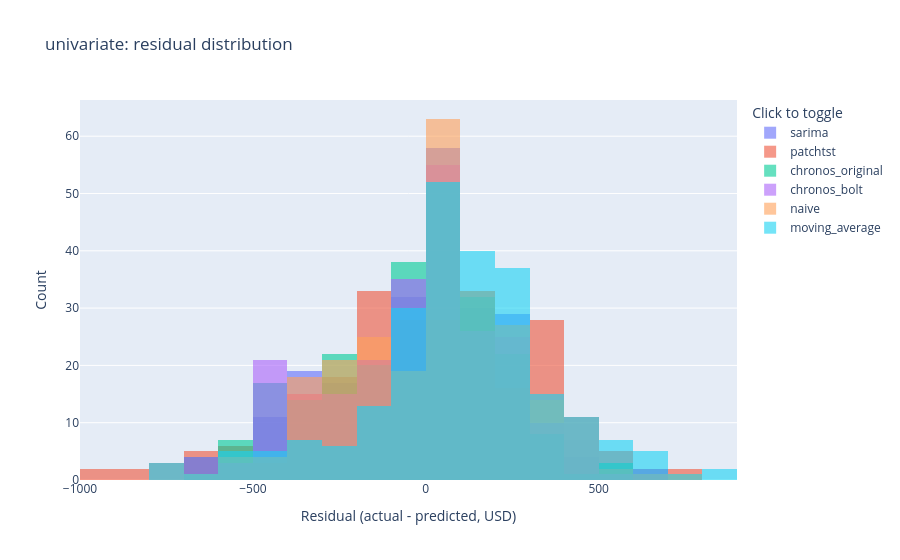
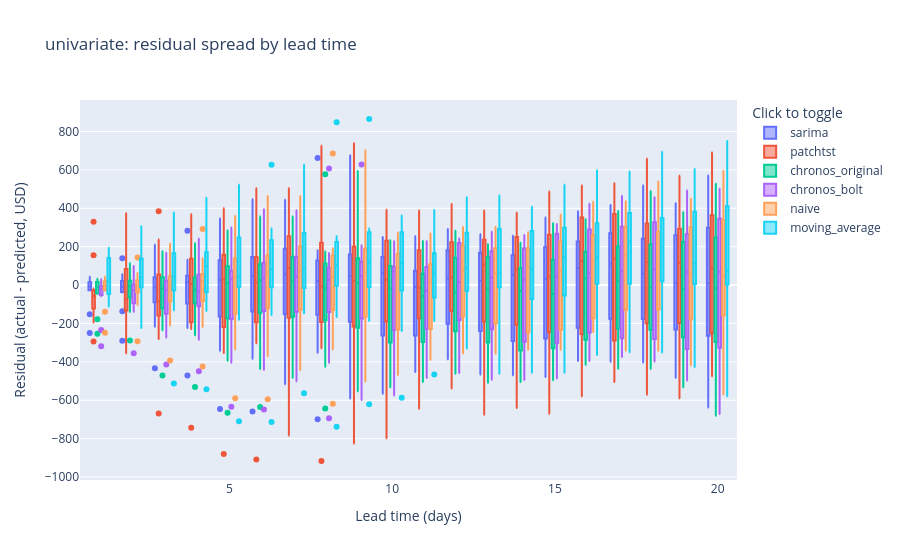

The notebook cell saved with these charts, in order:
### Markdown cell above
**Residuendiagnostik:** Verteilung der Residuen (actual - predicted) je Modell sowie deren Streuung nach Lead-Time-Tag -- zeigt systematische Verzerrung (Bias) und ob/wie stark die Unsicherheit mit wachsendem Horizont zunimmt.

### Code cell
univariate_residual_hist_fig, univariate_residual_box_fig = compare_residual_diagnostics(univariate_results, 'univariate')
display(univariate_residual_hist_fig)
display(univariate_residual_box_fig)
save_interactive_figure(univariate_residual_hist_fig, FIGURES / f'univariate_residual_histogram_{data_hash[:12]}.html')
save_interactive_figure(univariate_residual_box_fig, FIGURES / f'univariate_residual_by_leadtime_{data_hash[:12]}.html')

### Figure 1 — Plotly figure (JSON) as saved in the notebook; plotly's stock layout.template omitted (floating-point values rounded to 4 significant figures; data arrays with more than 128 entries replaced by an {"elided": "..."} marker saying what was removed)
{"data": [{"name": "sarima", "opacity": 0.6, "type": "histogram", "x": {"elided": "240 float values"}}, {"name": "patchtst", "opacity": 0.6, "type": "histogram", "x": {"elided": "240 float values"}}, {"name": "chronos_original", "opacity": 0.6, "type": "histogram", "x": {"elided": "240 float values"}}, {"name": "chronos_bolt", "opacity": 0.6, "type": "histogram", "x": {"elided": "240 float values"}}, {"name": "naive", "opacity": 0.6, "type": "histogram", "x": {"elided": "240 float values"}}, {"name": "moving_average", "opacity": 0.6, "type": "histogram", "x": {"elided": "240 float values"}}], "layout": {"barmode": "overlay", "legend": {"title": {"text": "Click to toggle"}}, "title": {"text": "univariate: residual distribution"}, "xaxis": {"title": {"text": "Residual (actual - predicted, USD)"}}, "yaxis": {"title": {"text": "Count"}}}}

### Figure 2 — Plotly figure (JSON) as saved in the notebook; plotly's stock layout.template omitted (floating-point values rounded to 4 significant figures; data arrays with more than 128 entries replaced by an {"elided": "..."} marker saying what was removed)
{"data": [{"name": "sarima", "type": "box", "x": {"elided": "240 int values"}, "y": {"elided": "240 float values"}}, {"name": "patchtst", "type": "box", "x": {"elided": "240 int values"}, "y": {"elided": "240 float values"}}, {"name": "chronos_original", "type": "box", "x": {"elided": "240 int values"}, "y": {"elided": "240 float values"}}, {"name": "chronos_bolt", "type": "box", "x": {"elided": "240 int values"}, "y": {"elided": "240 float values"}}, {"name": "naive", "type": "box", "x": {"elided": "240 int values"}, "y": {"elided": "240 float values"}}, {"name": "moving_average", "type": "box", "x": {"elided": "240 int values"}, "y": {"elided": "240 float values"}}], "layout": {"boxmode": "group", "legend": {"title": {"text": "Click to toggle"}}, "title": {"text": "univariate: residual spread by lead time"}, "xaxis": {"title": {"text": "Lead time (days)"}}, "yaxis": {"title": {"text": "Residual (actual - predicted, USD)"}}}}
